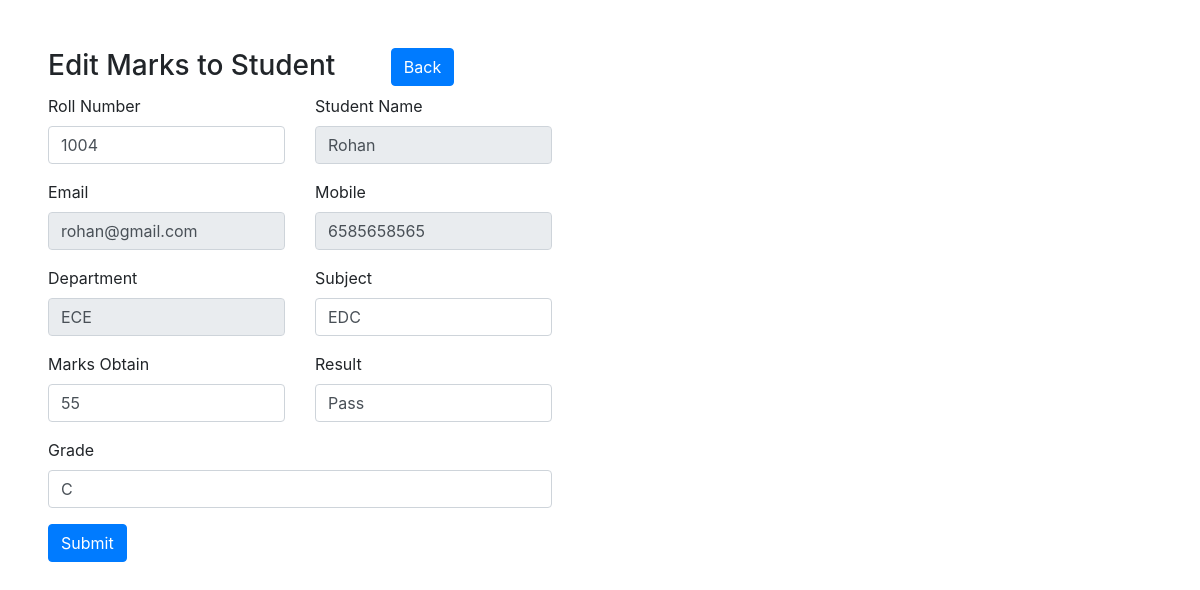
The page /add-marks.php?resultid=4&action=edit on the database its author committed.
### tables this page shows
CREATE TABLE `result` (
  `id` int(11) NOT NULL AUTO_INCREMENT,
  `rollno` int(11) DEFAULT NULL,
  `subject` varchar(60) DEFAULT NULL,
  `total_mark` int(11) DEFAULT '100',
  `mark_obtain` int(11) DEFAULT NULL,
  `result` tinyint(1) DEFAULT NULL,
  `grade` varchar(3) DEFAULT NULL,
  PRIMARY KEY (`id`)
);

CREATE TABLE `student` (
  `id` int(11) NOT NULL AUTO_INCREMENT,
  `rollno` int(11) DEFAULT NULL,
  `name` varchar(60) DEFAULT NULL,
  `email` varchar(60) DEFAULT NULL,
  `mobile` varchar(20) DEFAULT NULL,
  `dept` varchar(60) DEFAULT NULL,
  PRIMARY KEY (`id`)
);

### dataBase.php (called while the page is built, shortened)
<?php
class dataBase{
	private  $host = 'localhost';
	private  $usernamae = 'root';
	private  $password = '';
	private  $database = 'icc_task';
	public $conn;
	public function __construct(){
		$dsn = "mysql:host=$this->host;dbname=$this->database;charset=utf8";
		$this->conn = new PDO($dsn, $this->usernamae, $this->password,[
			PDO::ATTR_EMULATE_PREPARES => false,
			PDO::ATTR_ERRMODE => PDO::ERRMODE_EXCEPTION
		  ] );
	}
	public function fetch_result_data($type, $resultid = 0){
		$result = array();
		if($type=='single'){
			$fetch_record = $this->conn->prepare("SELECT s.name, s.email, s.mobile, s.dept, r.* FROM result r INNER JOIN student s ON s.rollno=r.rollno WHERE r.id=:resultid");
			$fetch_record->execute(array(':resultid'=>$resultid));
			$result = $fetch_record->fetch(PDO::FETCH_ASSOC);
		}
		elseif($type=='multiple'){
			$fetch_record = $this->conn->prepare("SELECT s.name, s.email, s.mobile, s.dept, r.* FROM result r LEFT JOIN student s ON s.rollno=r.rollno");
			$fetch_record->execute();
			$result = $fetch_record->fetchAll(PDO::FETCH_ASSOC);
		}
		return $result;
	}
}
$db_obj = new dataBase();

### add-marks.php (the view, shortened to what this page needs)
<?php
require_once('dataBase.php');
if(isset($_REQUEST['resultid']) && is_numeric($_REQUEST['resultid']) && $_REQUEST['resultid']>0){
  $results 	= 	$db_obj->fetch_result_data('single', $_REQUEST['resultid']);
}
?>
<html>
  <head>
    <link rel="stylesheet" href="https://stackpath.bootstrapcdn.com/bootstrap/4.1.3/css/bootstrap.min.css">
  </head>
  <body>
    <div class="container-fluid">
      <div class="row">
        <div class="col-6 mt-10 p-5">
          <h3> <?php echo isset($_REQUEST['action']) && $_REQUEST['action']=='edit'?'Edit':'Add'; ?> Marks to Student <a href="index.php" class="btn btn-primary ml-5">Back</a></h3>
          <form method="post" class="generate_form" id="new_generated_form">
            <div  id="new_form_view">
              <div class="form-group row">
                <div class="col-md-6">
                  <label for="Roll_Number">Roll Number</label>
                  <input type="text" class="form-control" id="Roll_Number" name="Roll_Number" placeholder="Roll Number" value="<?php echo isset($_POST['Roll_Number'])?$_POST['Roll_Number']:(isset($results['rollno'])?$results['rollno']:'');?>">
                </div>
                <div class="col-md-6">
                  <label for="Student_Name">Student Name</label>
                  <input type="text" class="form-control" id="Student_Name" name="Student_Name" placeholder="Student Name" readonly  value="<?php echo isset($_POST['Student_Name'])?$_POST['Student_Name']:(isset($results['name'])?$results['name']:'');?>">
                </div>
              </div>
              <div class="form-group row">
                <div class="col-md-6">
                  <label for="Email">Email</label>
                  <input type="text" class="form-control" id="Email" name="Email" placeholder="Email" readonly value="<?php echo isset($_POST['Email'])?$_POST['Email']:(isset($results['email'])?$results['email']:'');?>">
                </div>
                <div class="col-md-6">
                  <label for="Mobile">Mobile</label>
                  <input type="text" class="form-control" id="Mobile" name="Mobile" placeholder="Mobile" readonly value="<?php echo isset($_POST['Mobile'])?$_POST['Mobile']:(isset($results['mobile'])?$results['mobile']:'');?>">
                </div>
              </div>
              <div class="form-group row">
                <div class="col-md-6">
                  <label for="Department">Department</label>
                  <input type="text" class="form-control" id="Department" name="Department" placeholder="Department" readonly value="<?php echo isset($_POST['Department'])?$_POST['Department']:(isset($results['dept'])?$results['dept']:'');?>">
                </div>
                <div class="col-md-6">
                  <label for="Subject">Subject</label>
                  <input type="text" class="form-control" id="Subject" name="Subject" placeholder="Subject"  value="<?php echo isset($_POST['Subject'])?$_POST['Subject']:(isset($results['subject'])?$results['subject']:'');?>">
                </div>
              </div>
              <div class="form-group row">
                <div class="col-md-6">
                  <label for="Marks_Obtain">Marks Obtain</label>
                  <input type="text" class="form-control" id="Marks_Obtain" name="Marks_Obtain" placeholder="Marks Obtain" value="<?php echo isset($_POST['Marks_Obtain'])?$_POST['Marks_Obtain']:(isset($results['mark_obtain'])?$results['mark_obtain']:'');?>">
                </div>
                <div class="col-md-6">
                  <label for="Result">Result</label>
                  <input type="text" class="form-control" id="Result" name="Result" placeholder="Result" value="<?php echo isset($_POST['Result'])?$_POST['Result']:(isset($results['result']) && $results['result']==1?'Pass':'Fail');?>">
                </div>
              </div>
              <div class="form-group">
                <label for="Grade">Grade</label>
                <input type="text" class="form-control" id="Grade" name="Grade" placeholder="Grade"  value="<?php echo isset($_POST['Grade'])?$_POST['Grade']:(isset($results['grade'])?$results['grade']:'');?>">
              </div>
              <div class="form-group">
                  <input type="submit" class="btn btn-primary" id="submit_field" name="submit" value="Submit">
              </div>
            </div>
          </form>
        </div>
      </div>
    </div>
  </body>
</html>

### rows shown on the page
result: Roll_Number "1004", Student_Name "Rohan", Email "rohan@gmail.com", Mobile "6585658565", Department "ECE", Subject "EDC", Marks_Obtain "55", Result "Pass", Grade "C"
